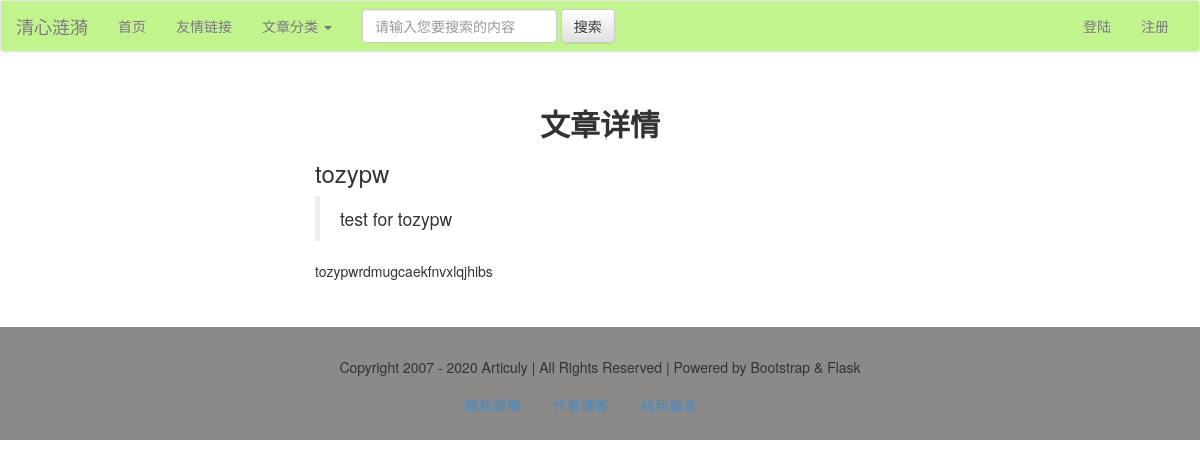
Before: /article/view/1 with the older database file.
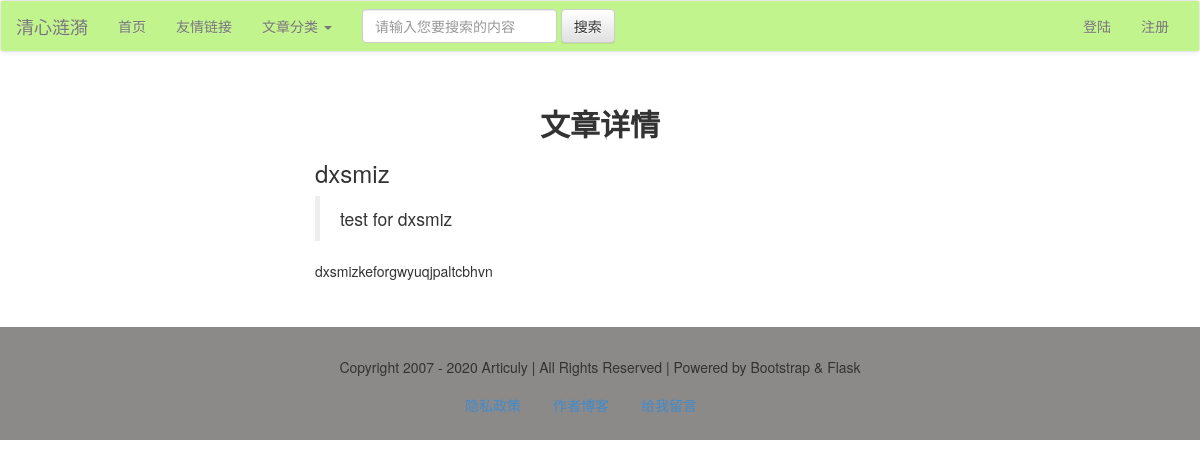
After: the same page with the newer database file.
### models.py (models this page shows)
class Article(db.Model):
    id = db.Column(db.Integer, primary_key=True)
    title = db.Column(db.String)
    intro = db.Column(db.String)
    author = db.Column(db.String)
    content = db.Column(db.Text)
    pubdate = db.Column(db.DateTime, default=datetime.now)
    cate_id = db.Column(db.Integer, db.ForeignKey('category.cate_id'))

### views/articles.py (the view)
@article_app.route('/view/<int:article_id>')
def view(article_id):
    article = Article.query.get(article_id)
    if not article:
        return redirect(url_for('article_app.list'))
    return render_template('article/detail.html', article=article)

### app.py (called while the page is built)
@app.context_processor
def account():
    username = session.get('user')
    return {'username': username}

@app.context_processor
def getCateList():
    cates = Category.query.all()
    return {'cates': cates}

### templates/article/detail.html (shortened to what this page needs)
{% extends'base.html' %}
{% block content %}
    <div class="container-fluid">
        <div class="row">
            <div class="main col-lg-6 col-lg-offset-3 col-md-8 col-md-offset-2 col-sm-10 col-sm-offset-1 col-xs-12">
                <h2 class="text-center"><b>文章详情</b></h2>
                <article class="content">
                    <h3>{{ article.title }}</h3>
                    <div class="body">
                        <blockquote>
                            {{ article.intro }}
                        </blockquote>
                        {{ article.content |safe }}
                    </div>
                </article>
            </div>
        </div>
    </div>
{% endblock %}

Changed rows visible on the page:
changed Article: title "tozypw" → "dxsmiz"; intro "test for tozypw" → "test for dxsmiz"; content "tozypwrdmugcaekfnvxlqjhibs" → "dxsmizkeforgwyuqjpaltcbhvn"
